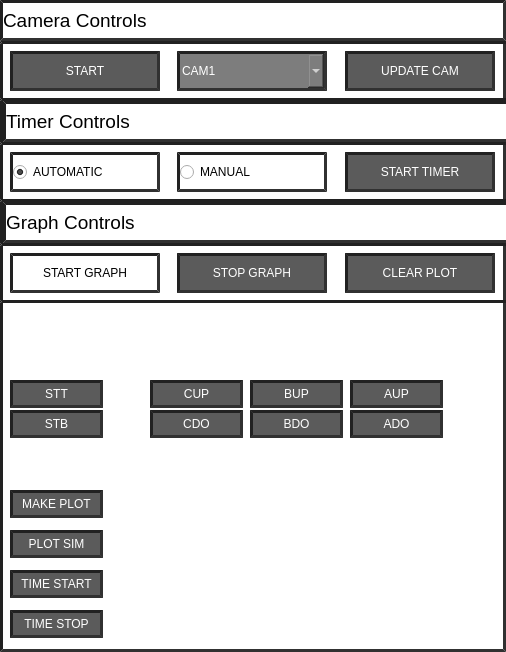
      <widget class="QFrame" name="frame_9">
       <property name="geometry">
        <rect>
         <x>1395</x>
         <y>51</y>
         <width>506</width>
         <height>652</height>
        </rect>
       </property>
       <property name="styleSheet">
        <string notr="true">background-color: white;
border: 3px inset; border-color: #212121;</string>
       </property>
       <property name="frameShape">
        <enum>QFrame::StyledPanel</enum>
       </property>
       <property name="frameShadow">
        <enum>QFrame::Raised</enum>
       </property>
       <widget class="QPushButton" name="updatecam">
        <property name="geometry">
         <rect>
          <x>345</x>
          <y>51</y>
          <width>150</width>
          <height>40</height>
         </rect>
        </property>
        <property name="styleSheet">
         <string notr="true">color: rgb(255, 255, 255);
background-color: rgb(91, 91, 91);</string>
        </property>
        <property name="text">
         <string>UPDATE CAM</string>
        </property>
       </widget>
       <widget class="QComboBox" name="camselctor">
        <property name="geometry">
         <rect>
          <x>177</x>
          <y>51</y>
          <width>150</width>
          <height>40</height>
         </rect>
        </property>
        <property name="styleSheet">
         <string notr="true">color: rgb(255, 255, 255);
background-color: rgb(125, 125, 125);</string>
        </property>
        <item>
         <property name="text">
          <string>CAM1</string>
         </property>
        </item>
        <item>
         <property name="text">
          <string>CAM2</string>
         </property>
        </item>
        <item>
         <property name="text">
          <string>CAM3</string>
         </property>
        </item>
        <item>
         <property name="text">
          <string>CAM4</string>
         </property>
        </item>
        <item>
         <property name="text">
          <string>CAM5</string>
         </property>
        </item>
        <item>
         <property name="text">
          <string>CAM6</string>
         </property>
        </item>
        <item>
         <property name="text">
          <string>CAM7</string>
         </property>
        </item>
        <item>
         <property name="text">
          <string>CAM8</string>
         </property>
        </item>
       </widget>
       <widget class="QPushButton" name="camstartnstop">
        <property name="geometry">
         <rect>
          <x>10</x>
          <y>51</y>
          <width>150</width>
          <height>40</height>
         </rect>
        </property>
        <property name="styleSheet">
         <string notr="true">color: rgb(255, 255, 255);
background-color: rgb(91, 91, 91);</string>
        </property>
        <property name="text">
         <string>START</string>
        </property>
       </widget>
       <widget class="QPushButton" name="obdgraphstart">
        <property name="geometry">
         <rect>
          <x>10</x>
          <y>253</y>
          <width>150</width>
          <height>40</height>
         </rect>
        </property>
        <property name="styleSheet">
         <string notr="true"/>
        </property>
        <property name="text">
         <string>START GRAPH</string>
        </property>
       </widget>
       <widget class="QPushButton" name="bdo">
        <property name="geometry">
         <rect>
          <x>250</x>
          <y>410</y>
          <width>93</width>
          <height>28</height>
         </rect>
        </property>
        <property name="styleSheet">
         <string notr="true">color: rgb(255, 255, 255);
background-color: rgb(91, 91, 91);</string>
        </property>
        <property name="text">
         <string>BDO</string>
        </property>
       </widget>
       <widget class="QPushButton" name="stb">
        <property name="geometry">
         <rect>
          <x>10</x>
          <y>410</y>
          <width>93</width>
          <height>28</height>
         </rect>
        </property>
        <property name="styleSheet">
         <string notr="true">color: rgb(255, 255, 255);
background-color: rgb(91, 91, 91);</string>
        </property>
        <property name="text">
         <string>STB</string>
        </property>
       </widget>
       <widget class="QPushButton" name="bup">
        <property name="geometry">
         <rect>
          <x>250</x>
          <y>380</y>
          <width>93</width>
          <height>28</height>
         </rect>
        </property>
        <property name="styleSheet">
         <string notr="true">color: rgb(255, 255, 255);
background-color: rgb(91, 91, 91);</string>
        </property>
        <property name="text">
         <string>BUP</string>
        </property>
       </widget>
       <widget class="QPushButton" name="stt">
        <property name="geometry">
         <rect>
          <x>10</x>
          <y>380</y>
          <width>93</width>
          <height>28</height>
         </rect>
        </property>
        <property name="styleSheet">
         <string notr="true">color: rgb(255, 255, 255);
background-color: rgb(91, 91, 91);</string>
        </property>
        <property name="text">
         <string>STT</string>
        </property>
       </widget>
       <widget class="QPushButton" name="aup">
        <property name="geometry">
         <rect>
          <x>350</x>
          <y>380</y>
          <width>93</width>
          <height>28</height>
         </rect>
        </property>
        <property name="styleSheet">
         <string notr="true">color: rgb(255, 255, 255);
background-color: rgb(91, 91, 91);</string>
        </property>
        <property name="text">
         <string>AUP</string>
        </property>
       </widget>
       <widget class="QPushButton" name="ado">
        <property name="geometry">
         <rect>
          <x>350</x>
          <y>410</y>
          <width>93</width>
          <height>28</height>
         </rect>
        </property>
        <property name="styleSheet">
         <string notr="true">color: rgb(255, 255, 255);
background-color: rgb(91, 91, 91);</string>
        </property>
        <property name="text">
         <string>ADO</string>
        </property>
       </widget>
       <widget class="QPushButton" name="cup">
        <property name="geometry">
         <rect>
          <x>150</x>
          <y>380</y>
          <width>93</width>
          <height>28</height>
         </rect>
        </property>
        <property name="styleSheet">
         <string notr="true">color: rgb(255, 255, 255);
background-color: rgb(91, 91, 91);</string>
        </property>
        <property name="text">
         <string>CUP</string>
        </property>
       </widget>
       <widget class="QPushButton" name="cdo">
        <property name="geometry">
         <rect>
          <x>150</x>
          <y>410</y>
          <width>93</width>
          <height>28</height>
         </rect>
        </property>
        <property name="styleSheet">
         <string notr="true">color: rgb(255, 255, 255);
background-color: rgb(91, 91, 91);</string>
        </property>
        <property name="text">
         <string>CDO</string>
        </property>
       </widget>
       <widget class="QPushButton" name="plotsim">
        <property name="geometry">
         <rect>
          <x>10</x>
          <y>530</y>
          <width>93</width>
          <height>28</height>
         </rect>
        </property>
        <property name="styleSheet">
         <string notr="true">color: rgb(255, 255, 255);
background-color: rgb(91, 91, 91);</string>
        </property>
        <property name="text">
         <string>PLOT SIM</string>
        </property>
       </widget>
       <widget class="QPushButton" name="makeplot">
        <property name="geometry">
         <rect>
          <x>10</x>
          <y>490</y>
          <width>93</width>
          <height>28</height>
         </rect>
        </property>
        <property name="styleSheet">
         <string notr="true">color: rgb(255, 255, 255);
background-color: rgb(91, 91, 91);</string>
        </property>
        <property name="text">
         <string>MAKE PLOT</string>
        </property>
       </widget>
       <widget class="QPushButton" name="clearplot">
        <property name="geometry">
         <rect>
          <x>345</x>
          <y>253</y>
          <width>150</width>
          <height>40</height>
         </rect>
        </property>
        <property name="styleSheet">
         <string notr="true">color: rgb(255, 255, 255);
background-color: rgb(91, 91, 91);</string>
        </property>
        <property name="text">
         <string>CLEAR PLOT</string>
        </property>
       </widget>
       <widget class="QPushButton" name="tracktimestart">
        <property name="geometry">
         <rect>
          <x>345</x>
          <y>152</y>
          <width>150</width>
          <height>40</height>
         </rect>
        </property>
        <property name="styleSheet">
         <string notr="true">color: rgb(255, 255, 255);
background-color: rgb(91, 91, 91);</string>
        </property>
        <property name="text">
         <string>START TIMER</string>
        </property>
       </widget>
       <widget class="QRadioButton" name="automatictimerstart">
        <property name="geometry">
         <rect>
          <x>10</x>
          <y>152</y>
          <width>150</width>
          <height>40</height>
         </rect>
        </property>
        <property name="styleSheet">
         <string notr="true">color:black;</string>
        </property>
        <property name="text">
         <string>AUTOMATIC</string>
        </property>
        <property name="checked">
         <bool>true</bool>
        </property>
       </widget>
       <widget class="QRadioButton" name="manualtimerstart">
        <property name="geometry">
         <rect>
          <x>177</x>
          <y>152</y>
          <width>150</width>
          <height>40</height>
         </rect>
        </property>
        <property name="styleSheet">
         <string notr="true">color: black;</string>
        </property>
        <property name="text">
         <string>MANUAL</string>
        </property>
       </widget>
       <widget class="QPushButton" name="pushButton_4">
        <property name="geometry">
         <rect>
          <x>10</x>
          <y>610</y>
          <width>93</width>
          <height>28</height>
         </rect>
        </property>
        <property name="styleSheet">
         <string notr="true">color: rgb(255, 255, 255);
background-color: rgb(91, 91, 91);</string>
        </property>
        <property name="text">
         <string>TIME STOP</string>
        </property>
       </widget>
       <widget class="QPushButton" name="pushButton_5">
        <property name="geometry">
         <rect>
          <x>10</x>
          <y>570</y>
          <width>93</width>
          <height>28</height>
         </rect>
        </property>
        <property name="styleSheet">
         <string notr="true">color: rgb(255, 255, 255);
background-color: rgb(91, 91, 91);</string>
        </property>
        <property name="text">
         <string>TIME START</string>
        </property>
       </widget>
       <widget class="QFrame" name="frame_10">
        <property name="geometry">
         <rect>
          <x>0</x>
          <y>0</y>
          <width>506</width>
          <height>41</height>
         </rect>
        </property>
        <property name="styleSheet">
         <string notr="true">background-color: white;
border: 3px inset; border-color: #212121;</string>
        </property>
        <property name="frameShape">
         <enum>QFrame::StyledPanel</enum>
        </property>
        <property name="frameShadow">
         <enum>QFrame::Raised</enum>
        </property>
        <widget class="QLabel" name="label_10">
         <property name="geometry">
          <rect>
           <x>3</x>
           <y>3</y>
           <width>500</width>
           <height>35</height>
          </rect>
         </property>
         <property name="styleSheet">
          <string notr="true">background-color: rgb(255, 255, 255);
border: 0px solid; font-size:14pt</string>
         </property>
         <property name="text">
          <string>Camera Controls</string>
         </property>
        </widget>
       </widget>
       <widget class="Line" name="line_7">
        <property name="geometry">
         <rect>
          <x>0</x>
          <y>41</y>
          <width>521</width>
          <height>3</height>
         </rect>
        </property>
        <property name="styleSheet">
         <string notr="true">color: green;</string>
        </property>
        <property name="frameShadow">
         <enum>QFrame::Plain</enum>
        </property>
        <property name="lineWidth">
         <number>3</number>
        </property>
        <property name="orientation">
         <enum>Qt::Horizontal</enum>
        </property>
       </widget>
       <widget class="Line" name="line_17">
        <property name="geometry">
         <rect>
          <x>0</x>
          <y>98</y>
          <width>521</width>
          <height>3</height>
         </rect>
        </property>
        <property name="styleSheet">
         <string notr="true">color:green;</string>
        </property>
        <property name="frameShadow">
         <enum>QFrame::Plain</enum>
        </property>
        <property name="lineWidth">
         <number>3</number>
        </property>
        <property name="orientation">
         <enum>Qt::Horizontal</enum>
        </property>
       </widget>
       <widget class="Line" name="line_20">
        <property name="geometry">
         <rect>
          <x>0</x>
          <y>199</y>
          <width>521</width>
          <height>3</height>
         </rect>
        </property>
        <property name="styleSheet">
         <string notr="true">color:green;</string>
        </property>
        <property name="frameShadow">
         <enum>QFrame::Plain</enum>
        </property>
        <property name="lineWidth">
         <number>3</number>
        </property>
        <property name="orientation">
         <enum>Qt::Horizontal</enum>
        </property>
       </widget>
       <widget class="QFrame" name="frame_11">
        <property name="geometry">
         <rect>
          <x>3</x>
          <y>101</y>
          <width>506</width>
          <height>41</height>
         </rect>
        </property>
        <property name="styleSheet">
         <string notr="true">background-color: white;
border: 3px inset; border-color: #212121;</string>
        </property>
        <property name="frameShape">
         <enum>QFrame::StyledPanel</enum>
        </property>
        <property name="frameShadow">
         <enum>QFrame::Raised</enum>
        </property>
        <widget class="QLabel" name="label_11">
         <property name="geometry">
          <rect>
           <x>3</x>
           <y>3</y>
           <width>500</width>
           <height>35</height>
          </rect>
         </property>
         <property name="styleSheet">
          <string notr="true">background-color: rgb(255, 255, 255);
border: 0px solid; font-size:14pt</string>
         </property>
         <property name="text">
          <string>Timer Controls</string>
         </property>
        </widget>
       </widget>
       <widget class="Line" name="line_21">
        <property name="geometry">
         <rect>
          <x>0</x>
          <y>142</y>
          <width>521</width>
          <height>3</height>
         </rect>
        </property>
        <property name="styleSheet">
         <string notr="true">color: green;</string>
        </property>
        <property name="frameShadow">
         <enum>QFrame::Plain</enum>
        </property>
        <property name="lineWidth">
         <number>3</number>
        </property>
        <property name="orientation">
         <enum>Qt::Horizontal</enum>
        </property>
       </widget>
       <widget class="Line" name="line_22">
        <property name="geometry">
         <rect>
          <x>0</x>
          <y>300</y>
          <width>521</width>
          <height>3</height>
         </rect>
        </property>
        <property name="styleSheet">
         <string notr="true">color:green;</string>
        </property>
        <property name="frameShadow">
         <enum>QFrame::Plain</enum>
        </property>
        <property name="lineWidth">
         <number>3</number>
        </property>
        <property name="orientation">
         <enum>Qt::Horizontal</enum>
        </property>
       </widget>
       <widget class="QFrame" name="frame_12">
        <property name="geometry">
         <rect>
          <x>3</x>
          <y>202</y>
          <width>506</width>
          <height>41</height>
         </rect>
        </property>
        <property name="styleSheet">
         <string notr="true">background-color: white;
border: 3px inset; border-color: #212121;</string>
        </property>
        <property name="frameShape">
         <enum>QFrame::StyledPanel</enum>
        </property>
        <property name="frameShadow">
         <enum>QFrame::Raised</enum>
        </property>
        <widget class="QLabel" name="label_12">
         <property name="geometry">
          <rect>
           <x>3</x>
           <y>3</y>
           <width>500</width>
           <height>35</height>
          </rect>
         </property>
         <property name="styleSheet">
          <string notr="true">background-color: rgb(255, 255, 255);
border: 0px solid; font-size:14pt</string>
         </property>
         <property name="text">
          <string>Graph Controls</string>
         </property>
        </widget>
       </widget>
       <widget class="Line" name="line_23">
        <property name="geometry">
         <rect>
          <x>0</x>
          <y>243</y>
          <width>521</width>
          <height>3</height>
         </rect>
        </property>
        <property name="styleSheet">
         <string notr="true">color: green;</string>
        </property>
        <property name="frameShadow">
         <enum>QFrame::Plain</enum>
        </property>
        <property name="lineWidth">
         <number>3</number>
        </property>
        <property name="orientation">
         <enum>Qt::Horizontal</enum>
        </property>
       </widget>
       <widget class="QPushButton" name="stopgraph">
        <property name="geometry">
         <rect>
          <x>177</x>
          <y>253</y>
          <width>150</width>
          <height>40</height>
         </rect>
        </property>
        <property name="styleSheet">
         <string notr="true">color: rgb(255, 255, 255);
background-color: rgb(91, 91, 91);</string>
        </property>
        <property name="text">
         <string>STOP GRAPH</string>
        </property>
       </widget>
      </widget>
